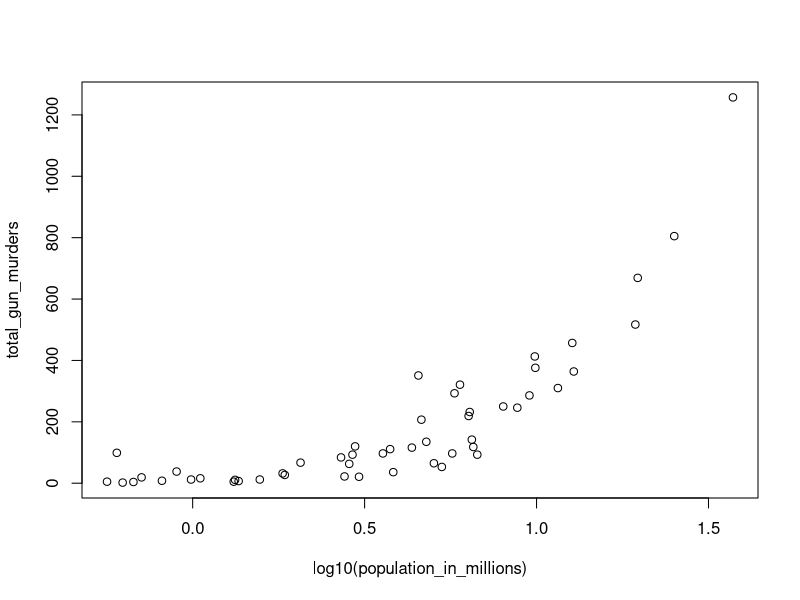
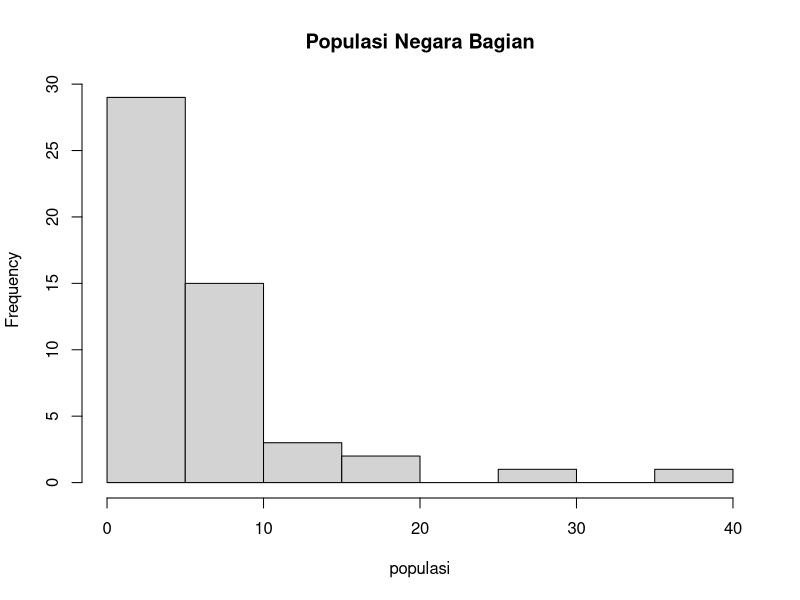
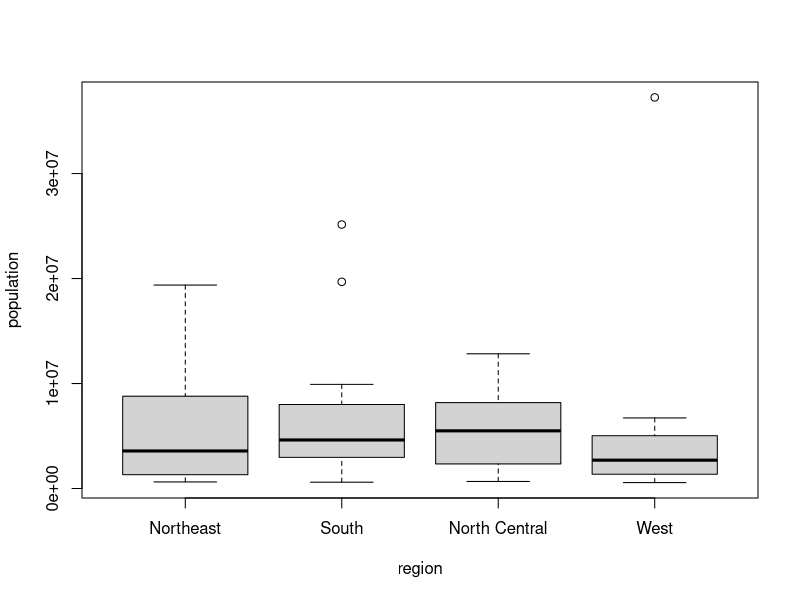
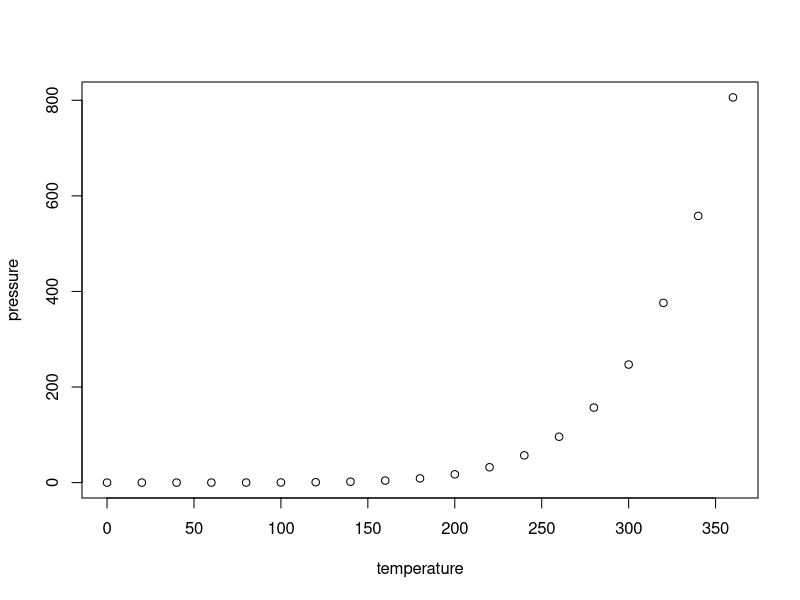

Here is the R script that generated these plots, in order:
## ---- chunk 1
knitr::opts_chunk$set(echo = TRUE)
## ---- chunk 2
library(dslabs)
data(murders)
## ---- chunk 3
pop <- (murders$population)
ps <- sort(pop) ##ps adalah popSort
ps[1]
## ---- chunk 4
indeks <- order(pop)
indeks[1]
## ---- chunk 5
minMurders <- which.min(murders$population)
minMurders
## ---- chunk 6
minMurders <- which.min(murders$population)
murders$state[minMurders]
## ---- chunk 7
ranks <- rank(murders$population)
ranks
my_df <- data.frame(Name = murders$state, rank = ranks)
my_df
## ---- chunk 8
ranks <- rank(murders$population)
my_df <- data.frame(Name = murders$state, rank = ranks)
ind = order(my_df$rank)
my_df$Name[ind]
## ---- chunk 9
population_in_millions <- murders$population / 10^6
total_gun_murders <- murders$total
plot(log10(population_in_millions), total_gun_murders)
## ---- chunk 10
populasi <- with(murders, murders$population / 10^6)
hist(populasi, main = "Populasi Negara Bagian")
## ---- chunk 11
boxplot(population~region, data = murders)
## ---- chunk 12
summary(cars)
## ---- chunk 13
plot(pressure)
